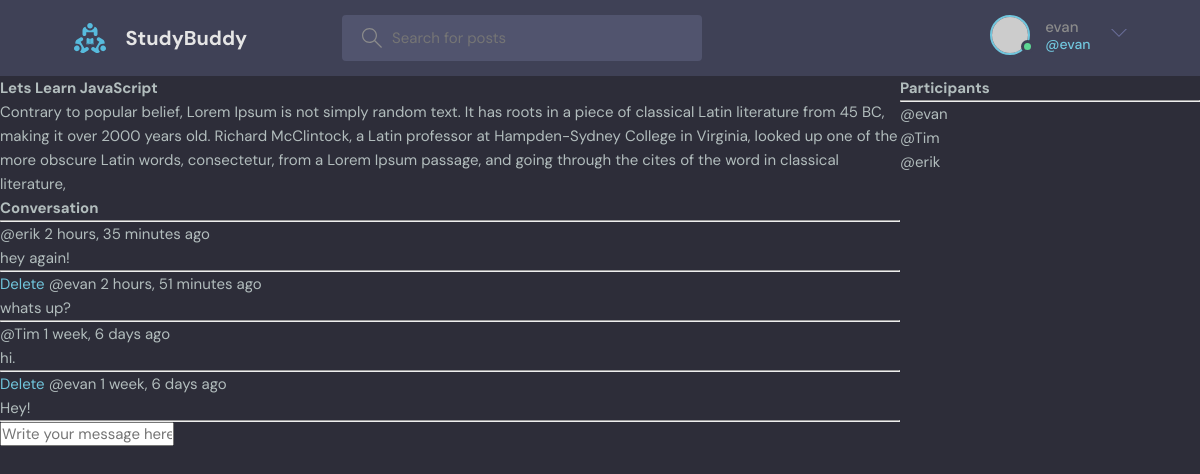
Screenshot of /room_page/1/ (signed in) with the database file from the repository.
### base/models.py (models this page shows, shortened)
class Room(models.Model):
    host = models.ForeignKey(User, on_delete=models.SET_NULL, null=True)
    topic =models.ForeignKey(Topic, on_delete=models.SET_NULL, null=True)
    name = models.CharField(max_length=200)
    description = models.TextField(null = True, blank=True)
    participants = models.ManyToManyField(User, related_name='participants', blank=True)
    updated = models.DateTimeField(auto_now=True)
    created = models.DateTimeField(auto_now_add=True)
    class Meta:
        ordering = ['-updated', '-created']

class Message(models.Model):
    user = models.ForeignKey(User, on_delete=models.CASCADE)
    room = models.ForeignKey(Room, on_delete=models.CASCADE)
    body = models.TextField()
    updated = models.DateTimeField(auto_now=True)
    created = models.DateTimeField(auto_now_add=True)
    class Meta:
        ordering = ['-updated', '-created']

### base/views.py (the view)
# urls.py: path("room_page/<str:pk>/", views.room, name="room"),
def room(request, pk):
    room = Room.objects.get(id=pk)
    room_messages = room.message_set.all()
    participants = room.participants.all()
    if request.method == "POST":
        message = Message.objects.create(
            user=request.user, room=room, body=request.POST.get("body")
        )
        room.participants.add(request.user)
        return redirect("room", pk=room.id)
    context = {
        "room": room,
        "room_messages": room_messages,
        "participants": participants,
    }
    return render(request, "base/room.html", context)

### base/templates/base/room.html (shortened to what this page needs)
{% extends 'main.html' %} {% block content %}
<div class="room-container">
	<div>
		<h1>{{room.name}}</h1>
		<p>{{room.description}}</p>
		<div class="comment-wrapper">
			<h3>Conversation</h3>
			<hr />
			{% for message in room_messages %}
			<div>
				{% if request.user == message.user %}
				<a href="{% url 'delete-message' message.id %}">Delete</a>
				{% endif %}
				<small>@{{message.user}} {{message.created|timesince}} ago</small>
				<p>{{message.body}}</p>
				<hr />
			</div>
			{% endfor %}
		</div>
		{% if request.user.is_authenticated %}
		<div class="comment-form">
			<form method="POST" action="">
				<input
					type="text"
					name="body"
					placeholder="Write your message here..."
				/>
			</form>
		</div>
		{% endif %}
	</div>
	<div>
		<h3>Participants</h3>
		<hr />
		{%for user in participants%}
		<div>
			<p>@{{user.username}}</p>
		</div>
		{% endfor %}
	</div>
</div>
{% endblock content %}

### templates/navbar.html (shortened to what this page needs)
{% load static %}
<header class="header header--loggedIn">
    <div class="container">
        <a href="{% url 'home' %}" class="header__logo">
            <img src="{% static 'images/logo.svg' %}" />
            <h1>StudyBuddy</h1>
        </a>
        <form class="header__search" method="GET" action="{% url 'home' %}">
            <label>
                <input name="q" placeholder="Search for posts" />
            </label>
        </form>
        <nav class="header__menu">
            {% if request.user.is_authenticated %}
            <div class="header__user">
                <a href="profile.html">
                    <div class="avatar avatar--medium active">
                        <img src="https://randomuser.me/api/portraits/men/37.jpg" />
                    </div>
                    <p>{{request.user.username}} <span>@{{request.user}}</span></p>
                </a>
                <button class="dropdown-button">
                    <svg version="1.1" xmlns="http://www.w3.org/2000/svg" width="32" height="32" viewBox="0 0 32 32">
                        <title>chevron-down</title>
                        <path d="M16 21l-13-13h-3l16 16 16-16h-3l-13 13z"></path>
                    </svg>
                </button>
            </div>
            {% else %}
            <a href="{% url 'login' %}">
                <img src="{% static 'images/avatar.svg' %}" />
                <p>Login</p>
            </a>
            {% endif %}
        </nav>
    </div>
</header>

### static/styles/style.css (style rules this page uses)
:root { --color-main: #71c6dd; --color-main-light: #e1f6fb; --color-dark: #3f4156; --color-dark-medium: #51546e; --color-dark-light: #696d97; --color-light: #e5e5e5; --color-gray: #8b8b8b; --color-light-gray: #b2bdbd; --color-bg: #2d2d39; --color-success: #5dd693; --color-error: #fc4b0b; }
* { font-family: "DM Sans", -apple-system, BlinkMacSystemFont, "Segoe UI", Roboto, Oxygen, Ubuntu, Cantarell, "Open Sans", "Helvetica Neue", sans-serif; margin: 0; padding: 0; box-sizing: border-box; text-rendering: optimizeLegibility; font-size: inherit; }
html { font-size: 56.25%; }
@media only screen and (min-width: 1200px) { html { font-size: 62.5%; } }
body { line-height: 1.6; font-weight: 400; font-size: 1.5rem; color: var(--color-light-gray); background-color: var(--color-bg); min-height: 100vh; }
img { width: 100%; }
a { display: inline-block; color: var(--color-main); text-decoration: none; }
.container { max-width: 120rem; width: 90%; margin: auto; }
.avatar { position: relative; display: inline-block; border-radius: 50%; border: 2px solid var(--color-main); }
.avatar img { display: block; border-radius: 50%; object-fit: cover; object-position: center; }
.avatar::after { content: ""; display: block; position: absolute; background-color: var(--color-gray); z-index: 111; border-radius: 50%; border: 0.3rem solid var(--color-dark); }
.avatar.active::after { background-color: var(--color-success); }
.avatar.avatar--medium img { width: 3.6rem; height: 3.6rem; border-radius: 50%; }
.avatar.avatar--medium:after { width: 0.7rem; height: 0.7rem; bottom: 0px; right: -6px; }
.header { padding: 1.5rem; background-color: var(--color-dark); }
.header > .container { display: flex; gap: 9.5rem; }
.header__logo, .header__user { display: flex; gap: 2rem; align-items: center; }
.header__logo > img { height: 3.2rem; width: 3.2rem; }
.header__logo > h1 { font-weight: 700; font-size: 2rem; color: var(--color-light); }
.header__search > label { background-color: var(--color-dark-medium); padding: 1.3rem 1rem; display: flex; align-items: center; gap: 1rem; border-radius: 4px; }
.header__search svg { fill: var(--color-gray); width: 2rem; height: 2rem; margin-left: 1rem; }
.header__search input { width: 30rem; background: transparent; border: none; outline: none; color: var(--color-light); }
.header__menu { margin-left: auto; position: relative; }
.header__menu a { display: flex; gap: 1.5rem; align-items: center; font-weight: 500; text-decoration: none; color: var(--color-gray); }
.header__menu img { height: 3.6rem; }
.header__menu p { line-height: 1.2; }
.header__menu span { color: var(--color-main); font-weight: 500; font-size: 1.4rem; display: block; }
.header__menu svg { width: 1.6rem; height: 1.6rem; fill: var(--color-dark-light); }
.dropdown-button { background: transparent; border: 0; outline: 0; cursor: pointer; }

### base/templates/base/room.html (style rules this page uses)
.room-container { display: grid; grid-template-columns: 3fr 1fr; }

### rows the page displays
Room: name "Lets Learn JavaScript", description "Contrary to popular belief, Lorem Ipsum is not simply random text. It has roots in a piece of classical Latin literature from 45 BC, making it over 2000 years old. Richard McClintock, a Latin professor at Hampden-Sydney College in Virginia, looked up one of the more obscure Latin words, consectetur, from a Lorem Ipsum passage, and going through the cites of the word in classical literature,"
Message: user "erik", created "2 hours, 35 minutes", body "hey again!"
Message: shows "Delete", user "evan", created "2 hours, 51 minutes", body "whats up?"
Message: user "Tim", created "1 week, 6 days", body "hi."
Message: shows "Delete", user "evan", created "1 week, 6 days", body "Hey!"

### other values shown
{{ request.user.username }} "evan"
{{ request.user }} "evan"
{{ user.username }} "evan"
{{ user.username }} "Tim"
{{ user.username }} "erik"
